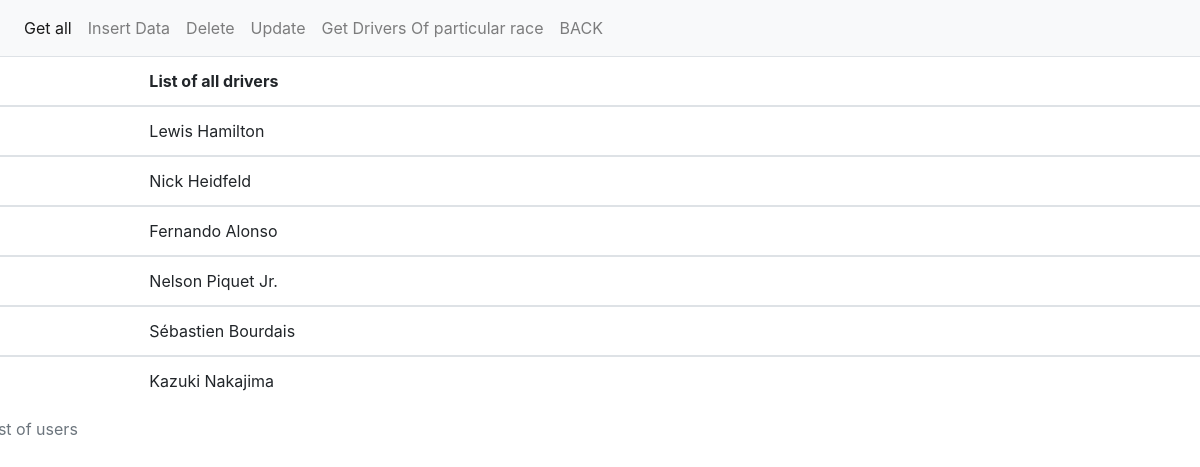
/getBasedOnRaceId?raceid=2, run on the app's committed database.
### tables this page shows
CREATE TABLE driver ( driverId text,driverRef text,code text, forename text, surname text,dob text,nationality text);

### app.py (the view)
@app.route("/getBasedOnRaceId" , methods = ["GET"])
def getdrivers_race():
    print("request.args ==> ", request.args)
    args = request.args
    data = drivermapper.getdrivers_raceid(args.get("raceid"))
    l=[]
    for i in range(len(data)):
        l.append(data[i])
    return render_template('driversofrace.html', l=l)

### drivermapper.py (called while the page is built)
    def getdrivers_raceid(self,input):
        list = f'SELECT DISTINCT driver.forename, driver.surname FROM driver JOIN race_driver ON driver.driverId = race_driver.driverId AND race_driver.raceId = "{input}"'
        rows = self.cursor.execute(list).fetchall()
        return rows

### templates/driversofrace.html (shortened to what this page needs)
<!DOCTYPE html>
<html lang="en">
<head>
  <link rel="stylesheet"
        href=
"https://stackpath.bootstrapcdn.com/bootstrap/4.3.1/css/bootstrap.min.css">
  <link rel="stylesheet"
        href=
"https://unpkg.com/bootstrap-table@1.16.0/dist/bootstrap-table.min.css">
</head>
<body>
    <nav class="navbar navbar-expand-lg navbar-light bg-light">
        <div class="collapse navbar-collapse" id="navbarSupportedContent">
          <ul class="navbar-nav mr-auto">
            <li class="nav-item active">
              <a class="nav-link" href="http://127.0.0.1:5000/getAlldrivers">Get all <span class="sr-only">(current)</span></a>
            </li>
            <li class="nav-item">
              <a class="nav-link" href="http://127.0.0.1:5000/ginsert">Insert Data</a>
            </li>
            <li class="nav-item">
              <a class="nav-link" href="http://127.0.0.1:5000/gdeleteByDriverId">Delete</a>
            </li>
            <li class="nav-item">
              <a class="nav-link" href="http://127.0.0.1:5000/gUpdateDriverId">Update</a>
            </li>
            <li class="nav-item">
              <a class="nav-link" href="http://127.0.0.1:5000/sdriver">Get Drivers Of particular race</a>
            </li>
          <li class="nav-item">
              <a class="nav-link" href="http://127.0.0.1:5000/">BACK</a>
            </li>
          </ul>
        </div>
      </nav>
 <div class="row">
	<table class="table caption-top">
  <caption>List of users</caption>
  <thead>
    <tr>
    <th></th>
      <th scope="col">List of all drivers</th>
    </tr>
  </thead>
 {% for item in l %}
  <tbody>
    <tr>
        <td></td>
      <td>{{item[0]}}  {{item[1]}}
    </td>
    </tr>
  </tbody>
{% endfor %}
</table>
</div>
</body>
</html>

### data on the page
driver: forename "Lewis", item "Hamilton"
driver: forename "Nick", item "Heidfeld"
driver: forename "Fernando", item "Alonso"
driver: forename "Nelson", surname "Piquet Jr."
driver: forename "Sébastien", item "Bourdais"
driver: forename "Kazuki", item "Nakajima"
